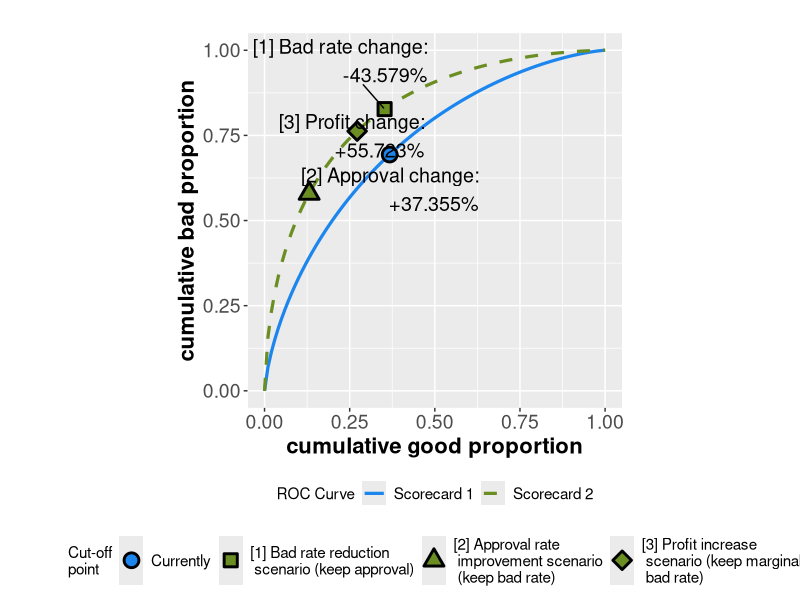
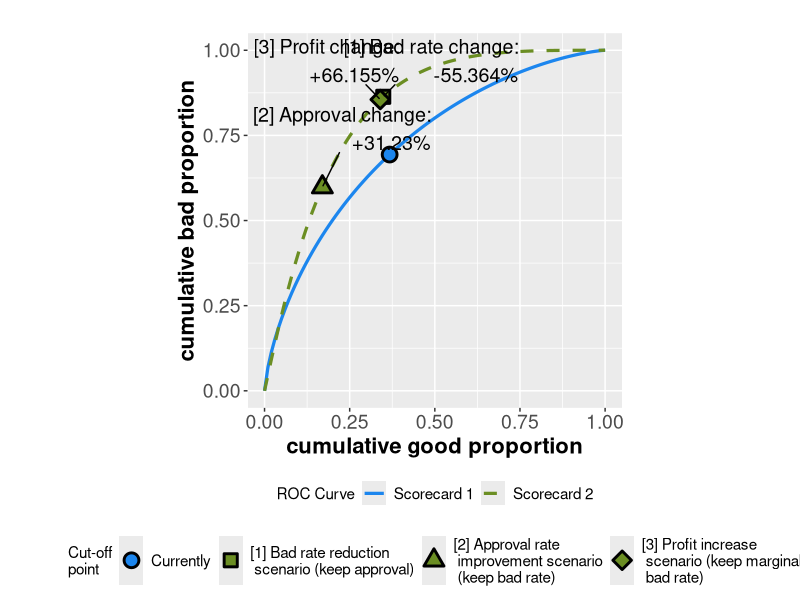

Reproduce these figures in R, in order.
library(ggplot2)
library(ggrepel)
library(numDeriv)
#library(data.table)


# FUNCTIONS:
# FuncMidNormal<-function(x,g){pnorm(qnorm((g+1)/2)*sqrt(2)+qnorm(x))}
# FuncMidFractal<-function(x,g){0.5*(1-(1-x)^((1+g)/(1-g)))+0.5*x^((1-g)/(1+g))}
# FuncBiFractal<-function(x,g, beta){beta*(1-(1-x)^((1+g)/(1-g)))+(1-beta)*x^((1-g)/(1+g))}
# FuncBiNormal<-function(x,g,shape){pnorm(qnorm((g+1)/2)*sqrt(1+shape^2)+shape*qnorm(x))}

# In this test we are using proper binormal curve
# FuncBiProper
Gini2Da <- function(g, c_){
  ffind <- function(x){pnorm(x/sqrt(2)) + 2 * VGAM::pbinorm(-x/sqrt(2), 0, cov12 = -(1-c_^2)/(1+c_^2))-(g+1)/2}
  return(uniroot(ffind, lower = 0, upper = 10)$root)
}
H <- function(x){1*(x>=0)}
fpf <- function(v_c, c, d_a) {
  return(pnorm(-(1-c)*v_c-d_a/2*sqrt(1+c^2)) + ( pnorm(-(1-c)*v_c+d_a/2/c*sqrt(1+c^2)) - H(c)))
}
tpf <- function(v_c, c, d_a) {
  return(pnorm(-(1+c)*v_c+d_a/2*sqrt(1+c^2)) + ( pnorm(-(1+c)*v_c+d_a/2/c*sqrt(1+c^2)) - H(c)))
}
v_c_from_fpf <- function(fpfF, fpf_){
  uniroot(function(x){fpfF(x)-fpf_}, lower = -100, upper = 100)$root
}
v_c_from_tpf <- function(tpfF, tpf_){
  uniroot(function(x){tpfF(x)-tpf_}, lower = -100, upper = 100)$root
}

FuncBiProper <- Vectorize(function(x,c,d_a){tpf(v_c_from_fpf(function(x){fpf(x,c,d_a)},x), c, d_a)})
FuncBiProperDeriv <- Vectorize(function(x, c1, d_a1){
  s = v_c_from_fpf(function(x_){fpf(x_,c1,d_a1)},x)
  res = ((1+c1)*(dnorm(-(1+c1)*s+d_a1/2*sqrt(1+c1^2)) + dnorm(-(1+c1)*s+d_a1/2/c1*sqrt(1+c1^2)) ))/((1-c1)*(dnorm(-(1-c1)*s-d_a1/2*sqrt(1+c1^2)) + dnorm(-(1-c1)*s+d_a1/2/c1*sqrt(1+c1^2))))
  return(res)
})

# function GiniP calculates Gini above the cutoff (truncated Gini) calculation
# f - ROC curve model (e.g. binormal with set Gini & shape parameters)
# x - cut-off point representation on the ROC curve (x coordinate: cumulative good proportion below the cutoff)
GiniP<-function(f, x){2*(integrate(f,x,1)$value-(1-x)*f(x))/((1-x)*(1-f(x)))-1}

# Calculator function
# Please note default shape1 and shape2 is set to one, so the ROC curves default to MidNormal
better_gini_calculatorP<-function(GINI1=.45, GINI2=.65, B=.1, a0=.6, shape1=0, shape2=0){
  da1 <- Gini2Da(GINI1, shape1)
  da2 <- Gini2Da(GINI2, shape2)

  # setting binormal functions with GINI1 and GINI2 parameters
  y0<-function(x){FuncBiProper(x,shape1,da1)}
  y1<-function(x){FuncBiProper(x,shape2,da2)}
  
  # searching for representation of the cutoff point 
  phi0<-function(x){(1-B)*(1-x)+B*(1-y0(x))-a0}
  x0<-as.numeric(uniroot(phi0,lower=0,upper=1,tol = .Machine$double.eps)[1])
  
  # determining portfolio bad rate for scorecard 1
  b0 <- B*(1-y0(x0))/a0
  
  # determining marginal bad rate at the cutoff for scorecard 1 
  #deriv0 <-  numDeriv::grad(y0, x0)
  deriv0 <- FuncBiProperDeriv(x0, shape1, da1)
  mbr0 <- (1+(1-B)/B/deriv0)^(-1)
  
  # determining interest rate assuming profit = 0 at marginal bad rate 
  ir0 <-  mbr0/(1-mbr0)
  
  # calculation of the portfolio profit
  profit0 <- a0*(ir0*(1-b0)-b0)
  
  # Gini for scorecard 1 on accepted portfolio
  ginip0 <- GiniP(y0,x0)
  
  ## 1. Bad rate reduction scenario (keep approval)
  
  # same approval
  a1 <- a0
  
  # finding the cutoff representation on ROC curve 2 for scenario 1
  phi1<-function(x){(1-B)*(1-x)+B*(1-y1(x))-a1}
  x1<-as.numeric(uniroot(phi1,lower=0,upper=1,tol = .Machine$double.eps)[1])
  
  # new portfolio bad rate
  b1 <- B*(1-y1(x1))/a0
  
  # new marginal bad rate at the cutoff
  #deriv1 <- numDeriv::grad(y1, x1)
  deriv1 <- FuncBiProperDeriv(x1, shape2, da2)
  mbr1 <- (1+(1-B)/B/deriv1)^(-1)
  
  # same interest rate
  ir1 <- ir0
  
  # profit for scorecard 2
  profit1 <- a1*(ir1*(1-b1)-b1)
  
  # calculating Gini on approved portfolio for scorecard 2 
  ginip1 <- GiniP(y1,x1)
  
  # approval change, portfolio bad rate change, profit change
  a1_change <- a1/a0-1
  b1_change <- b1/b0-1
  profit1_change <- profit1/profit0-1
  
  ## 2. Approval rate increase scenario (keep bad rate)
  
  # same portfolio bad rate
  b2 <- b0
  
  # finding the cutoff representation on ROC curve 2 for scenario 2
  phi2<-function(x){B*(1-y1(x))/((1-B)*(1-x)+B*(1-y1(x)))-b2}
  x2 <- as.numeric(uniroot(phi2,lower=0.001,upper=.999,tol = .Machine$double.eps)[1])
  
  # new approval rate
  a2 <- ((1-B)*(1-x2)+B*(1-y1(x2)))
  
  # as above
  # deriv2 <- numDeriv::grad(y1, x2)
  deriv2 <- FuncBiProperDeriv(x2, shape2, da2)
  mbr2 <- (1+(1-B)/B/deriv2)^(-1)
  ir2 <- ir0
  profit2 <- a2*(ir2*(1-b2)-b2)
  ginip2 <- GiniP(y1, x2)
  
  a2_change <- a2/a0-1
  b2_change <- b2/b0-1
  profit2_change <- profit2/profit0-1
  
  ## 3. Profit increase scenario (keep marginal bad rate)
  
  # same marginal bad rate - finding the cutoff representation on ROC curve 2 for scenario 3 
  #numDeriv::grad(y1, x)
  # phi3<-function(x){numDeriv::grad(y1, x)-deriv0}
  phi3<-function(x){FuncBiProperDeriv(x, shape2, da2)-deriv0}
  x3 <- as.numeric(uniroot(phi3,lower=0+1/1000,upper=1-1/1000,tol = .Machine$double.eps)[1])
  
  # new approval rate and portfolio bad rate in scenario 3
  a3 <- ((1-B)*(1-x3)+B*(1-y1(x3)))
  b3 <- B*(1-y1(x3))/a3
  
  # as above
  #deriv3 <- numDeriv::grad(y1, x3)
  deriv3 <- FuncBiProperDeriv(x3, shape2, da2)
  mbr3 <- (1+(1-B)/B/deriv3)^(-1)
  ir3 <- ir0
  profit3 <- a3*(ir3*(1-b3)-b3)
  ginip3 <- GiniP(y1,x3)
  
  a3_change <- a3/a0-1
  b3_change <- b3/b0-1
  profit3_change <- profit3/profit0-1

  
  
  # f3<-function(x){format(round(100*x,3), nsmall=3)}
  # fperc<-function(x){paste(f3(x),"%", sep="")}
  
  return(list(
  inputs = list(GINI1=GINI1, GINI2=GINI2, B=B, a0=a0, shape1=shape1, shape2=shape2)
  , curves = list(y0=y0, y1=y1)
  , cutoffs = data.frame(xcord = c(x0, x1, x2, x3), 
                   ycord = c(y0(x0), y1(x1), y1(x2), y1(x3)))
  , res1=data.frame(no=1:3, scenario=c('keep approval (bad rate reduction)', 'keep bad rate (approval rate improvement)', 'keep marginal bad rate (profit increase)'), 
                   approval_change=c(a1_change, a2_change, a3_change),
                   bad_rate_change=c(b1_change, b2_change, b3_change),
                   profit_change=c(profit1_change, profit2_change, profit3_change))
  , res2=data.frame(scenario=1:3, 
                   existing_approval = rep(a0,3), 
                   new_approval = c(a1, a2, a3),
                   existing_bad_rate = rep(b0,3),
                   new_bad_rate = c(b1, b2, b3),
                   existing_profit = rep(profit0, 3),
                   new_profit = c(profit1, profit2, profit3))
  , res3=data.frame(scenario=1:3, 
                   existing_portfolio_gini = rep(ginip0,3),
                   new_portfolio_gini = c(ginip1, ginip2, ginip3),
                   existing_marginal_bad_rate = rep(mbr0,3),
                   new_marginal_bad_rate = c(mbr1, mbr2, mbr3))))
}

# Plot function  
plot_better_gini <- function(res){
df <- data.frame(xcord=res$cutoffs$xcord, ycord=res$cutoffs$ycord, point_id=c("a", "b", "c", "d"))
df$labels <- c('', paste("[1] Bad rate change:\n", ifelse(res$res1$bad_rate_change[1]>0,"+",""), round(100*res$res1$bad_rate_change[1], 3), "%", sep = ""),
               paste("[2] Approval change:\n", ifelse(res$res1$approval_change[2]>0,"+",""), round(100*res$res1$approval_change[2], 3), "%", sep = ""),
               paste("[3] Profit change:\n", ifelse(res$res1$profit_change[3]>0,"+",""), round(100*res$res1$profit_change[3], 3), "%", sep = ""))

ggplot(data.frame(x=c(0,1)), aes(x)) +
  stat_function(fun = res$curves$y0, geom = "line", aes(colour = "y0"), lwd = 1.1) +
  stat_function(fun = res$curves$y1, geom = "line", aes(colour = "y1"), linetype= "dashed", lwd = 1.1) +
  scale_colour_manual("ROC Curve", values = c("dodgerblue2", "olivedrab"), breaks = waiver(), labels=c("Scorecard 1", "Scorecard 2")) +
  geom_point(data = df[1,], aes(xcord, ycord, shape = factor(point_id)),  colour = "black", fill = "dodgerblue2", size = 4, stroke = 1.5) +
  geom_point(data = df[c(2,3, 4),], aes(xcord, ycord, shape = factor(point_id)), colour = "black", fill = "olivedrab", size = 4, stroke = 1.5) +
  scale_shape_manual("Cut-off\npoint",
                     values = c('a' = 21, 'b' = 22, 'c' = 24, 'd' = 23),
                     labels = c("Currently", "[1] Bad rate reduction\n scenario (keep approval)", "[2] Approval rate\n improvement scenario\n (keep bad rate)", "[3] Profit increase\n scenario (keep marginal\n bad rate)")) +
  xlab("cumulative good proportion") + ylab("cumulative bad proportion") + ggtitle("") + 
  theme(legend.position="bottom", 
        legend.box = "vertical", 
        axis.text=element_text(size=14), 
        axis.title=element_text(size=16,face="bold"),
        legend.text=element_text(size=11)) +
  guides(color = guide_legend(order = 1)) +
  coord_fixed() +
  geom_text_repel(data = df[2:4,],
                  mapping = aes(x=xcord, y=ycord, label = labels),
                  size=5,
                  min.segment.length = 0,
                  hjust = 1, vjust = -1, show.legend = FALSE)
}

# Example
(res<-better_gini_calculatorP(.45, .65, .1, .6))
plot_better_gini(res)
 
(resP<-better_gini_calculatorP(.45, .65, .1, .6, 0, .2))
plot_better_gini(resP)
